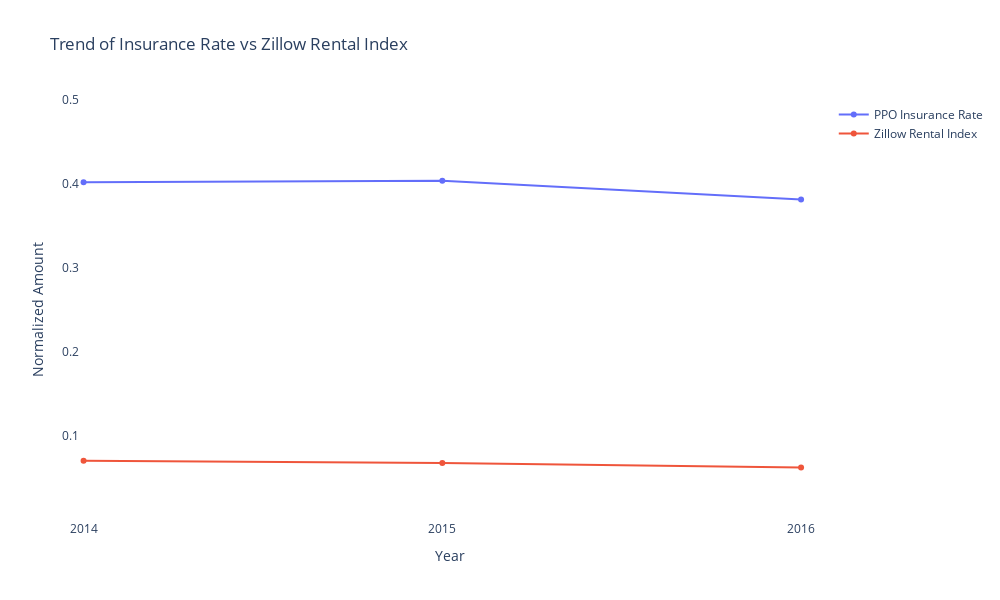

Notebook source saved alongside this figure:
### Code cell
fig = go.Figure()
fig.add_trace(go.Scatter(x=data_year_ins_rate.year, y=data_year_ins_rate.ins_rate ,name='PPO Insurance Rate'))
fig.add_trace(go.Scatter(x=data2.year, y=data2.zri_rate, name='Zillow Rental Index'))

fig.update_layout(xaxis_showgrid=False, xaxis_zeroline=False,width = 1000, height = 600,
                     yaxis = go.layout.YAxis(
                         tickvals=[0.1,0.2,0.3,0.4,0.5],
                         range=[0,0.5],
                     ),
                     xaxis = go.layout.XAxis(
                         range=[2013.99,2016.05],
                         tickvals=[2014,2015,2016]
                     ),
                     plot_bgcolor='rgba(0,0,0,0)',
                     title="Trend of Insurance Rate vs Zillow Rental Index",
                     xaxis_title="Year",
                     yaxis_title="Normalized Amount"
                 )
fig.show()

### Figure 1 — Plotly figure (JSON) as saved in the notebook; plotly's stock layout.template omitted (floating-point values rounded to 4 significant figures)
{"data": [{"name": "PPO Insurance Rate", "type": "scatter", "x": ["2014", "2015", "2016"], "y": [0.4021, 0.4037, 0.3815]}, {"name": "Zillow Rental Index", "type": "scatter", "x": ["2014", "2015", "2016"], "y": [0.07039, 0.06779, 0.06251]}], "layout": {"height": 600, "plot_bgcolor": "rgba(0,0,0,0)", "title": {"text": "Trend of Insurance Rate vs Zillow Rental Index"}, "width": 1000, "xaxis": {"range": [2014.0, 2016.0], "tickvals": [2014, 2015, 2016], "title": {"text": "Year"}}, "yaxis": {"range": [0, 0.5], "tickvals": [0.1, 0.2, 0.3, 0.4, 0.5], "title": {"text": "Normalized Amount"}}}}
